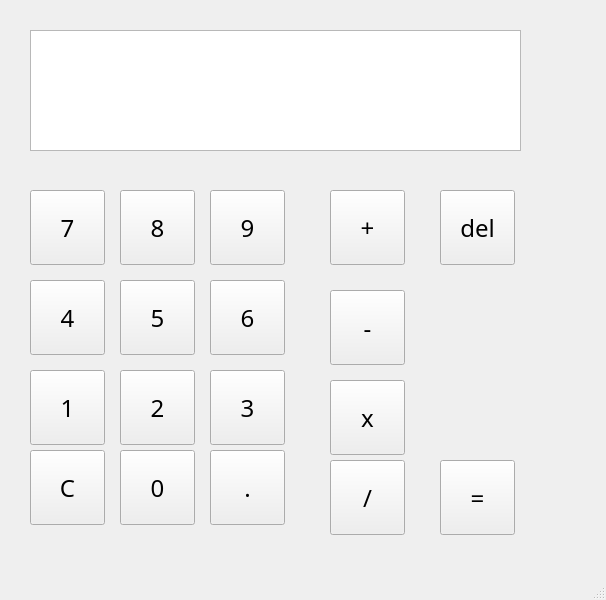
<?xml version="1.0" encoding="UTF-8"?>
<ui version="4.0">
 <class>MainWindow</class>
 <widget class="QMainWindow" name="MainWindow">
  <property name="geometry">
   <rect>
    <x>0</x>
    <y>0</y>
    <width>606</width>
    <height>600</height>
   </rect>
  </property>
  <property name="windowTitle">
   <string>MainWindow</string>
  </property>
  <widget class="QWidget" name="centralwidget">
   <widget class="QPushButton" name="pb7">
    <property name="geometry">
     <rect>
      <x>30</x>
      <y>190</y>
      <width>75</width>
      <height>75</height>
     </rect>
    </property>
    <property name="font">
     <font>
      <family>Adobe Heiti Std R</family>
      <pointsize>18</pointsize>
     </font>
    </property>
    <property name="text">
     <string>7</string>
    </property>
    <property name="checkable">
     <bool>false</bool>
    </property>
   </widget>
   <widget class="QPushButton" name="pb8">
    <property name="geometry">
     <rect>
      <x>120</x>
      <y>190</y>
      <width>75</width>
      <height>75</height>
     </rect>
    </property>
    <property name="font">
     <font>
      <family>Adobe Heiti Std R</family>
      <pointsize>18</pointsize>
     </font>
    </property>
    <property name="text">
     <string>8</string>
    </property>
    <property name="checkable">
     <bool>false</bool>
    </property>
   </widget>
   <widget class="QPushButton" name="pb9">
    <property name="geometry">
     <rect>
      <x>210</x>
      <y>190</y>
      <width>75</width>
      <height>75</height>
     </rect>
    </property>
    <property name="font">
     <font>
      <family>Adobe Heiti Std R</family>
      <pointsize>18</pointsize>
     </font>
    </property>
    <property name="text">
     <string>9</string>
    </property>
    <property name="checkable">
     <bool>false</bool>
    </property>
   </widget>
   <widget class="QPushButton" name="pb5">
    <property name="geometry">
     <rect>
      <x>120</x>
      <y>280</y>
      <width>75</width>
      <height>75</height>
     </rect>
    </property>
    <property name="font">
     <font>
      <family>Adobe Heiti Std R</family>
      <pointsize>18</pointsize>
     </font>
    </property>
    <property name="text">
     <string>5</string>
    </property>
    <property name="checkable">
     <bool>false</bool>
    </property>
   </widget>
   <widget class="QPushButton" name="pb4">
    <property name="geometry">
     <rect>
      <x>30</x>
      <y>280</y>
      <width>75</width>
      <height>75</height>
     </rect>
    </property>
    <property name="font">
     <font>
      <family>Adobe Heiti Std R</family>
      <pointsize>18</pointsize>
     </font>
    </property>
    <property name="text">
     <string>4</string>
    </property>
    <property name="checkable">
     <bool>false</bool>
    </property>
   </widget>
   <widget class="QPushButton" name="pb6">
    <property name="geometry">
     <rect>
      <x>210</x>
      <y>280</y>
      <width>75</width>
      <height>75</height>
     </rect>
    </property>
    <property name="font">
     <font>
      <family>Adobe Heiti Std R</family>
      <pointsize>18</pointsize>
     </font>
    </property>
    <property name="text">
     <string>6</string>
    </property>
    <property name="checkable">
     <bool>false</bool>
    </property>
   </widget>
   <widget class="QPushButton" name="pb2">
    <property name="geometry">
     <rect>
      <x>120</x>
      <y>370</y>
      <width>75</width>
      <height>75</height>
     </rect>
    </property>
    <property name="font">
     <font>
      <family>Adobe Heiti Std R</family>
      <pointsize>18</pointsize>
     </font>
    </property>
    <property name="text">
     <string>2</string>
    </property>
    <property name="checkable">
     <bool>false</bool>
    </property>
   </widget>
   <widget class="QPushButton" name="pb1">
    <property name="geometry">
     <rect>
      <x>30</x>
      <y>370</y>
      <width>75</width>
      <height>75</height>
     </rect>
    </property>
    <property name="font">
     <font>
      <family>Adobe Heiti Std R</family>
      <pointsize>18</pointsize>
     </font>
    </property>
    <property name="text">
     <string>1</string>
    </property>
    <property name="checkable">
     <bool>false</bool>
    </property>
   </widget>
   <widget class="QPushButton" name="pb3">
    <property name="geometry">
     <rect>
      <x>210</x>
      <y>370</y>
      <width>75</width>
      <height>75</height>
     </rect>
    </property>
    <property name="font">
     <font>
      <family>Adobe Heiti Std R</family>
      <pointsize>18</pointsize>
     </font>
    </property>
    <property name="text">
     <string>3</string>
    </property>
    <property name="checkable">
     <bool>false</bool>
    </property>
   </widget>
   <widget class="QPushButton" name="pb0">
    <property name="geometry">
     <rect>
      <x>120</x>
      <y>450</y>
      <width>75</width>
      <height>75</height>
     </rect>
    </property>
    <property name="font">
     <font>
      <family>Adobe Heiti Std R</family>
      <pointsize>18</pointsize>
     </font>
    </property>
    <property name="text">
     <string>0</string>
    </property>
    <property name="checkable">
     <bool>false</bool>
    </property>
   </widget>
   <widget class="QPushButton" name="pbcom">
    <property name="geometry">
     <rect>
      <x>210</x>
      <y>450</y>
      <width>75</width>
      <height>75</height>
     </rect>
    </property>
    <property name="font">
     <font>
      <family>Adobe Heiti Std R</family>
      <pointsize>18</pointsize>
     </font>
    </property>
    <property name="text">
     <string>.</string>
    </property>
    <property name="checkable">
     <bool>false</bool>
    </property>
   </widget>
   <widget class="QPushButton" name="pbpluse">
    <property name="geometry">
     <rect>
      <x>330</x>
      <y>190</y>
      <width>75</width>
      <height>75</height>
     </rect>
    </property>
    <property name="font">
     <font>
      <family>Adobe Heiti Std R</family>
      <pointsize>18</pointsize>
     </font>
    </property>
    <property name="text">
     <string>+</string>
    </property>
    <property name="checkable">
     <bool>false</bool>
    </property>
   </widget>
   <widget class="QPushButton" name="pbma">
    <property name="geometry">
     <rect>
      <x>330</x>
      <y>290</y>
      <width>75</width>
      <height>75</height>
     </rect>
    </property>
    <property name="font">
     <font>
      <family>Adobe Heiti Std R</family>
      <pointsize>18</pointsize>
     </font>
    </property>
    <property name="text">
     <string>-</string>
    </property>
    <property name="checkable">
     <bool>false</bool>
    </property>
   </widget>
   <widget class="QPushButton" name="pbx">
    <property name="geometry">
     <rect>
      <x>330</x>
      <y>380</y>
      <width>75</width>
      <height>75</height>
     </rect>
    </property>
    <property name="font">
     <font>
      <family>Adobe Heiti Std R</family>
      <pointsize>18</pointsize>
     </font>
    </property>
    <property name="text">
     <string>x</string>
    </property>
    <property name="checkable">
     <bool>false</bool>
    </property>
   </widget>
   <widget class="QPushButton" name="pbdiv">
    <property name="geometry">
     <rect>
      <x>330</x>
      <y>460</y>
      <width>75</width>
      <height>75</height>
     </rect>
    </property>
    <property name="font">
     <font>
      <family>Adobe Heiti Std R</family>
      <pointsize>18</pointsize>
     </font>
    </property>
    <property name="text">
     <string>/</string>
    </property>
    <property name="checkable">
     <bool>false</bool>
    </property>
   </widget>
   <widget class="QPushButton" name="pbeq">
    <property name="geometry">
     <rect>
      <x>440</x>
      <y>460</y>
      <width>75</width>
      <height>75</height>
     </rect>
    </property>
    <property name="font">
     <font>
      <family>Adobe Heiti Std R</family>
      <pointsize>18</pointsize>
     </font>
    </property>
    <property name="text">
     <string>=</string>
    </property>
    <property name="checkable">
     <bool>false</bool>
    </property>
   </widget>
   <widget class="QPushButton" name="pb1_2">
    <property name="geometry">
     <rect>
      <x>30</x>
      <y>450</y>
      <width>75</width>
      <height>75</height>
     </rect>
    </property>
    <property name="font">
     <font>
      <family>Adobe Heiti Std R</family>
      <pointsize>18</pointsize>
     </font>
    </property>
    <property name="text">
     <string>C</string>
    </property>
    <property name="checkable">
     <bool>false</bool>
    </property>
   </widget>
   <widget class="QPushButton" name="pbdel">
    <property name="geometry">
     <rect>
      <x>440</x>
      <y>190</y>
      <width>75</width>
      <height>75</height>
     </rect>
    </property>
    <property name="font">
     <font>
      <family>Adobe Heiti Std R</family>
      <pointsize>18</pointsize>
     </font>
    </property>
    <property name="text">
     <string>del</string>
    </property>
    <property name="checkable">
     <bool>false</bool>
    </property>
   </widget>
   <widget class="QTextEdit" name="textEdit">
    <property name="geometry">
     <rect>
      <x>30</x>
      <y>30</y>
      <width>491</width>
      <height>121</height>
     </rect>
    </property>
   </widget>
  </widget>
  <widget class="QMenuBar" name="menubar">
   <property name="geometry">
    <rect>
     <x>0</x>
     <y>0</y>
     <width>606</width>
     <height>21</height>
    </rect>
   </property>
  </widget>
  <widget class="QStatusBar" name="statusbar"/>
 </widget>
 <resources/>
 <connections/>
</ui>
